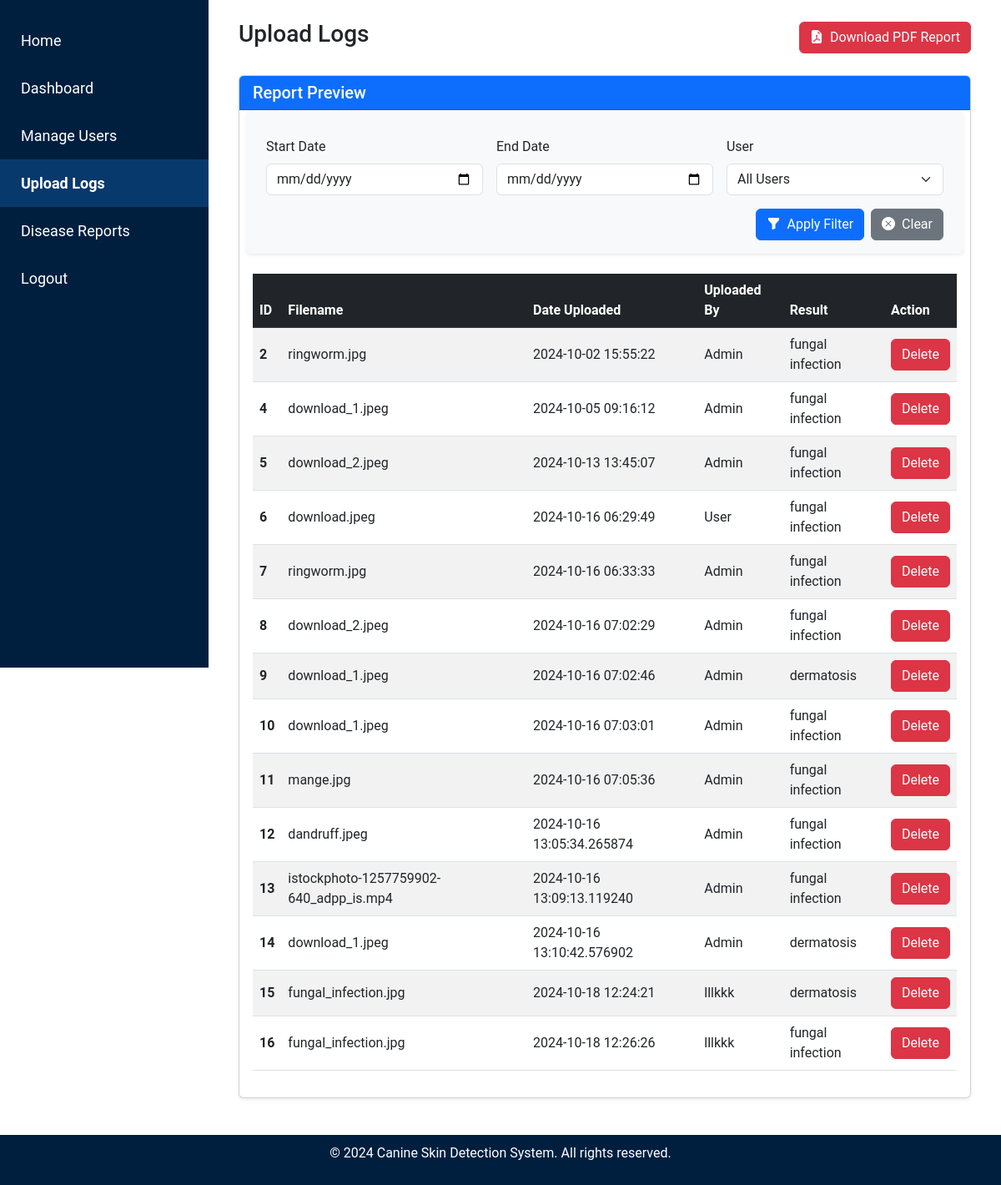
The app's page /admin/upload_logs, older data.
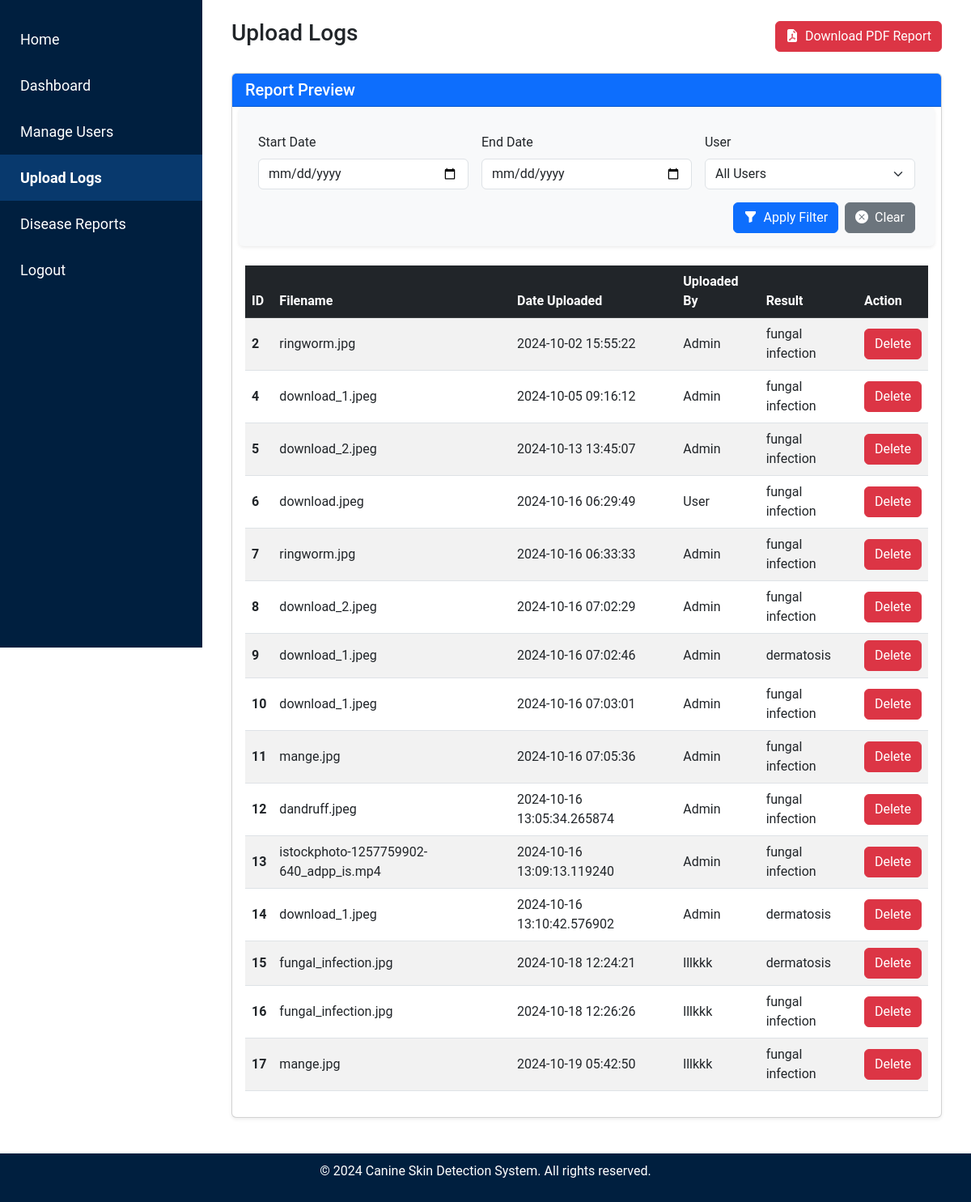
The same page, newer data.
### tables this page shows
CREATE TABLE uploads (
    id INTEGER PRIMARY KEY AUTOINCREMENT,
    filename TEXT NOT NULL,
    upload_date TIMESTAMP DEFAULT CURRENT_TIMESTAMP,
    file_type TEXT NOT NULL,
    result TEXT NOT NULL,  -- Add a column for storing the result (disease name)
    username TEXT NOT NULL  -- Store the username instead of user_id
);

### admin.py (the view)
@admin.route('/upload_logs')
def upload_logs():
    conn = get_db_connection()
    uploads = conn.execute('SELECT * FROM uploads').fetchall()
    conn.close()
    return render_template('admin/upload_logs.html', uploads=uploads)

### db.py (called while the page is built)
def get_db_connection():
    conn = sqlite3.connect('site.db')
    conn.row_factory = sqlite3.Row  # Allows accessing rows as dictionaries
    return conn

### templates/admin/upload_logs.html (shortened to what the changed rows need)
<!DOCTYPE html>
<html lang="en">
<head>
    <link href="https://cdn.jsdelivr.net/npm/bootstrap@5.3.0-alpha1/dist/css/bootstrap.min.css" rel="stylesheet">
    <link rel="stylesheet" href="{{ url_for('static', filename='css/admin_styles.css') }}">
    <link href="https://cdnjs.cloudflare.com/ajax/libs/bootstrap-icons/1.8.1/font/bootstrap-icons.min.css" rel="stylesheet">
</head>
<body>
    <div class="content p-4">
        <div class="container-fluid">
            <div class="d-flex justify-content-between align-items-center mb-4">
                <h1 class="h3">Upload Logs</h1>
            </div>
            <div class="card shadow-sm mt-4">
                <div class="card-body">
                    {% if uploads %}
                    <table class="table table-hover table-striped align-middle">
                        <thead class="table-dark">
                            <tr>
                                <th scope="col">ID</th>
                                <th scope="col">Filename</th>
                                <th scope="col">Date Uploaded</th>
                                <th scope="col">Uploaded By</th>
                                <th scope="col">Result</th>
                                <th scope="col">Action</th>
                            </tr>
                        </thead>
                        <tbody>
                            {% for upload in uploads %}
                            <tr>
                                <th scope="row">{{ upload.id }}</th>
                                <td>{{ upload.filename }}</td>
                                <td>{{ upload.upload_date }}</td>
                                <td>{{ upload.username }}</td>
                                <td>{{ upload.result }}</td>
                                <td>
                                    <form action="{{ url_for('admin.delete_log', upload_id=upload.id) }}" method="POST" onsubmit="return confirm('Are you sure you want to delete this upload?');">
                                        <button type="submit" class="btn btn-danger">Delete</button>
                                    </form>
                                </td>
                            </tr>
                            {% endfor %}
                        </tbody>
                    </table>
                    {% else %}
                        <p class="text-center">No logs found for the selected filters.</p>
                    {% endif %}
                </div>
            </div>
        </div>
    </div>
</body>
</html>

Row changes from the older to the newer data that the page shows:
added uploads: id "17", filename "mange.jpg", upload_date "2024-10-19 05:42:50", username "lllkkk", result "fungal infection"
